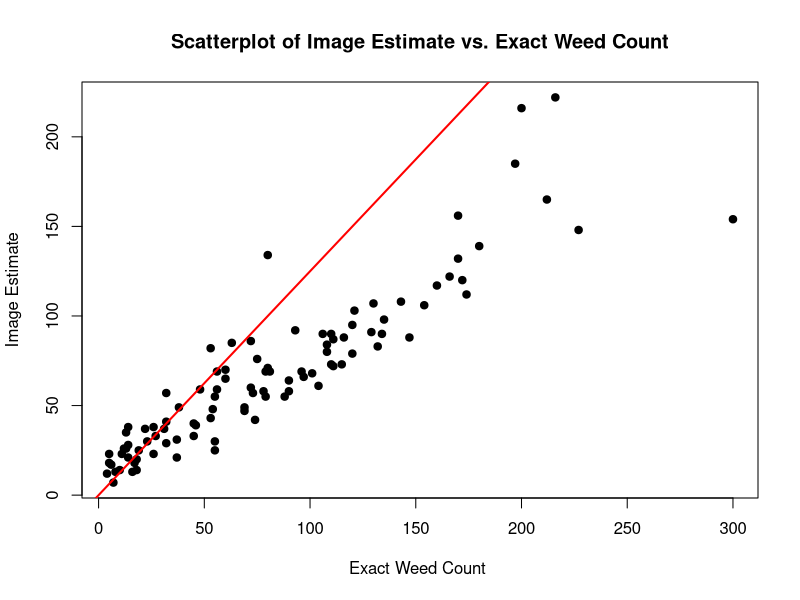

Generate this figure with R:
# Load the CSV data into a data frame
data <- read.csv("spatial_data.csv")
# Create a scatterplot between "Image Estimate" and "Exact Weed Count"
#png("pair_plot.png", width = 800, height = 600)
plot(data$Exact.weed.counts, data$Image.estimates, 
     col = "black",
     pch = 19, # Point type for the scatterplot
     xlab = "Exact Weed Count ", ylab = "Image Estimate",
     main = "Scatterplot of Image Estimate vs. Exact Weed Count")

# Perform linear regression to get the slope and   intercept
lm_model <- lm(Exact.weed.counts ~ data$Image.estimates, data = data)
slope <- coef(lm_model)[2]
intercept <- coef(lm_model)[1]

 abline(a = 0, b = slope, col = "red", lwd = 2) # Add line of best fit

# Display the plot
#dev.off()

